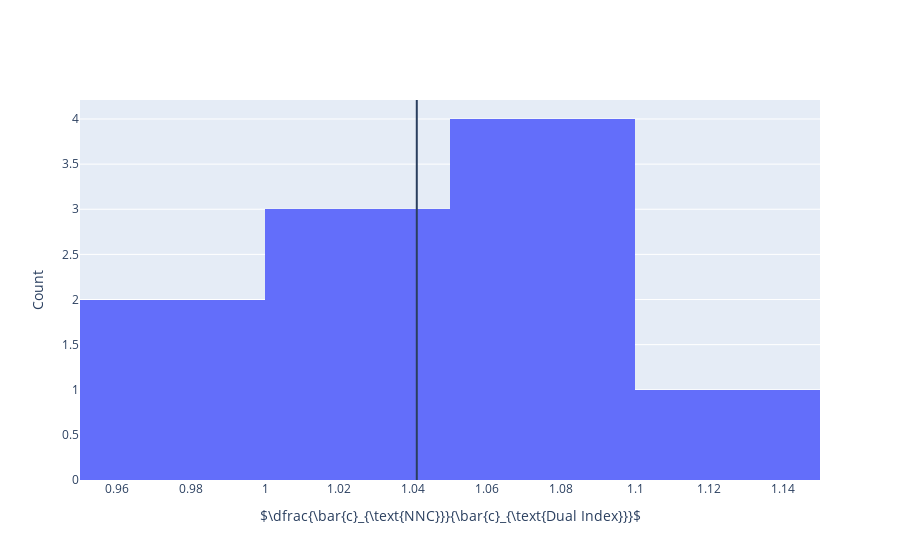

The notebook cell saved with this chart:
### Markdown cell above
Below we plot the distribution of the mean cost per step ratio between NNC and DI.

### Code cell
fig = go.Figure(go.Histogram(x=cost_ratios))
fig.add_vline(x=np.mean(cost_ratios))
fig.layout.xaxis.title = r'$\dfrac{\bar{c}_{\text{NNC}}}{\bar{c}_{\text{Dual Index}}}$'
fig.layout.yaxis.title = 'Count'
fig

### Figure 1 — Plotly figure (JSON) as saved in the notebook; plotly's stock layout.template omitted (floating-point values rounded to 4 significant figures)
{"data": [{"type": "histogram", "x": [1.033, 1.101, 1.037, 1.088, 0.9857, 1.024, 1.074, 1.058, 1.055, 0.9546]}], "layout": {"autosize": true, "shapes": [{"type": "line", "x0": 1.041, "x1": 1.041, "xref": "x", "y0": 0, "y1": 1, "yref": "y domain"}], "xaxis": {"autorange": true, "range": [0.95, 1.15], "title": {"text": "$\\dfrac{\\bar{c}_{\\text{NNC}}}{\\bar{c}_{\\text{Dual Index}}}$"}, "type": "linear"}, "yaxis": {"autorange": true, "range": [0, 4.211], "title": {"text": "Count"}}}}
